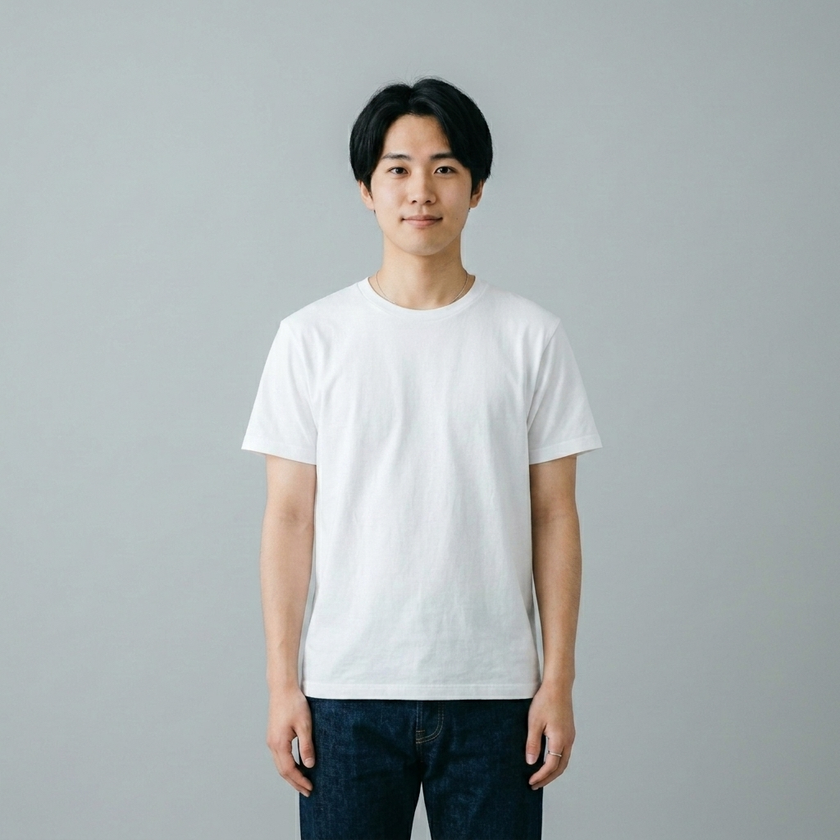
#> input picture assets/model_male.png, 840 x 840 px, shrunk from 1024 x 1024 before the run; the run also reads 2 pictures not shown here
$ python recolor_models.py
#> lines starting #> are read from the running program, lines starting #| are printed output that depends on the picture
import cv2
import numpy as np

def recolor_shirt(img_path, mask_path, out_path, tint_factor=0.15):
#> called with img_path = 'assets/model_male.png', mask_path = 'assets/mask_model_male.png', out_path = 'assets/model_male_black.png', tint_factor = 0.15
    img = cv2.imread(img_path)
#> img is the input picture: shape (840, 840, 3); mean B, G, R 177.2, 176.8, 170.8
    mask = cv2.imread(mask_path, cv2.IMREAD_UNCHANGED)

    if img is None or mask is None:
        print(f"Error loading {img_path} or {mask_path}")
        return

    # The mask might have an alpha channel or be a single channel grayscale
    if len(mask.shape) == 3 and mask.shape[2] == 4:
        mask_alpha = mask[:, :, 3] / 255.0
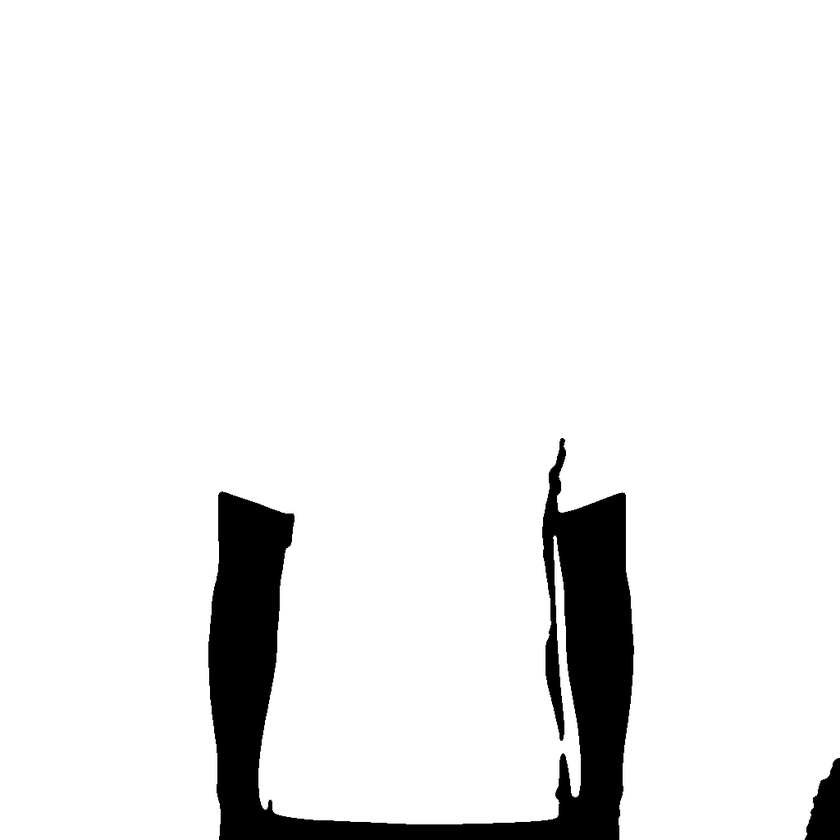
#> mask_alpha: shape (840, 840) float64; min 0, max 1, mean 0.928
    elif len(mask.shape) == 3:
        mask_alpha = mask[:, :, 0] / 255.0
    else:
        mask_alpha = mask / 255.0

    # Create the dark version of the image
    # To keep shadows realistic, we multiply by the tint factor
    dark_img = img.astype(np.float32) * tint_factor

    # Blend using the mask
    mask_alpha_3d = np.stack([mask_alpha]*3, axis=2)

    result = img.astype(np.float32) * (1 - mask_alpha_3d) + dark_img * mask_alpha_3d
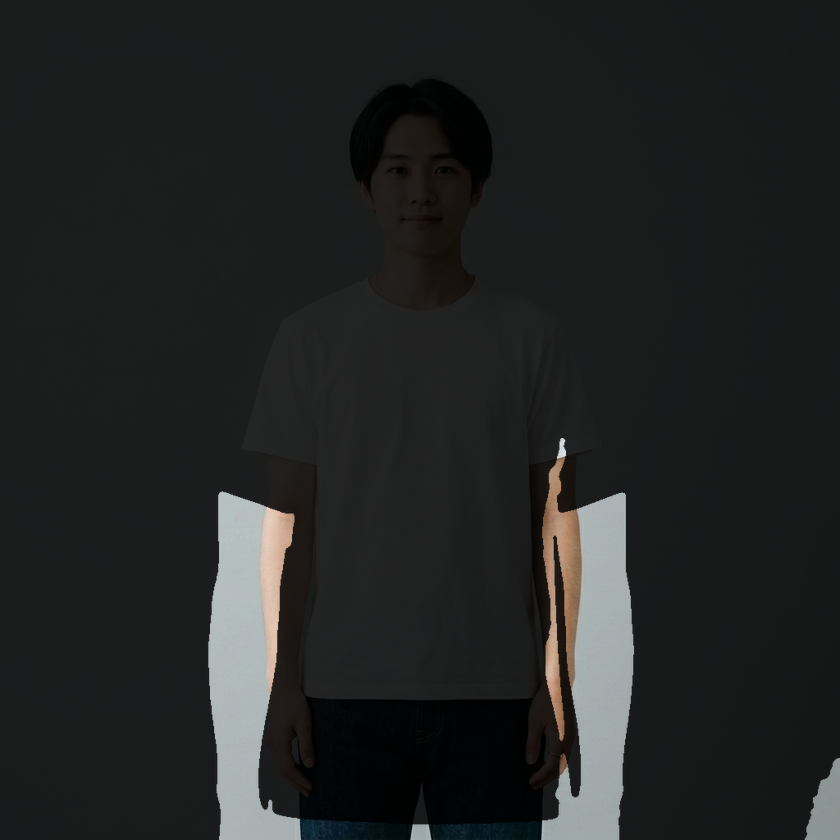
#> result: shape (840, 840, 3) float64; mean B, G, R 36.3, 36.4, 35.4

    cv2.imwrite(out_path, result.astype(np.uint8))
    print(f"Saved {out_path}")

recolor_shirt('assets/model_male.png', 'assets/mask_model_male.png', 'assets/model_male_black.png')
recolor_shirt('assets/model_female.png', 'assets/mask_model_female.png', 'assets/model_female_black.png')
#> call 2 of recolor_shirt, with img_path = 'assets/model_female.png', mask_path = 'assets/mask_model_female.png', out_path = 'assets/model_female_black.png', tint_factor = 0.15
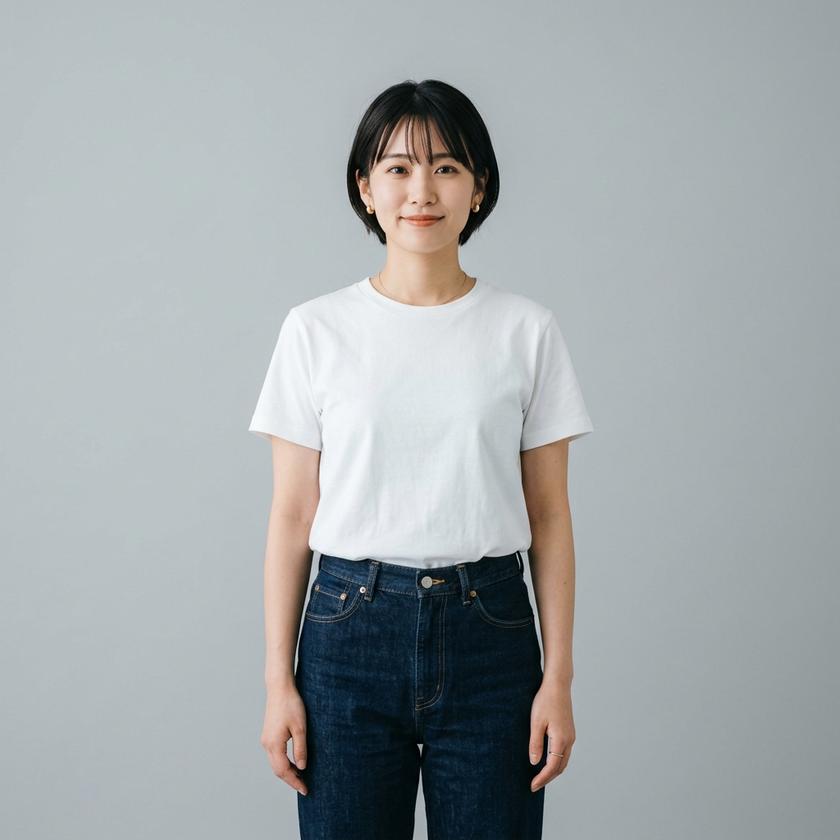
#> input picture assets/model_female.png, 840 x 840 px, shrunk from 1024 x 1024 before the run
#> in recolor_shirt, img is the input picture: shape (840, 840, 3); mean B, G, R 170.3, 168.4, 162.1
#> in recolor_shirt (call 2), `mask_alpha = mask[:, :, 3] / 255.0`:
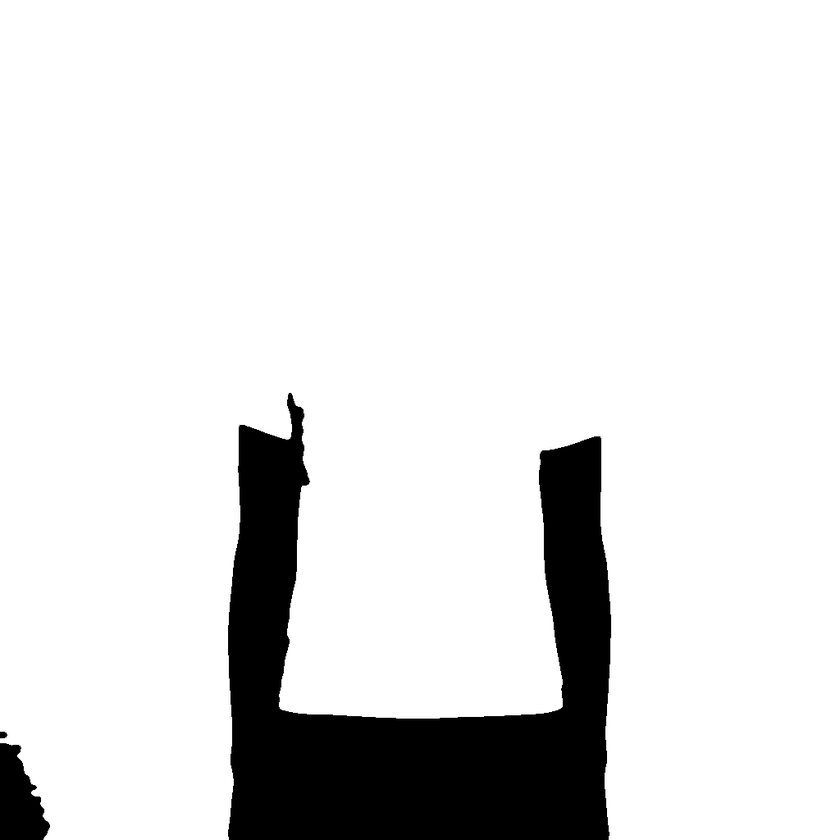
#> mask_alpha: shape (840, 840) float64; min 0, max 1, mean 0.883
#> in recolor_shirt (call 2), `result = img.astype(np.float32) * (1 - mask_alpha_3d) + dark_img * mas..`:
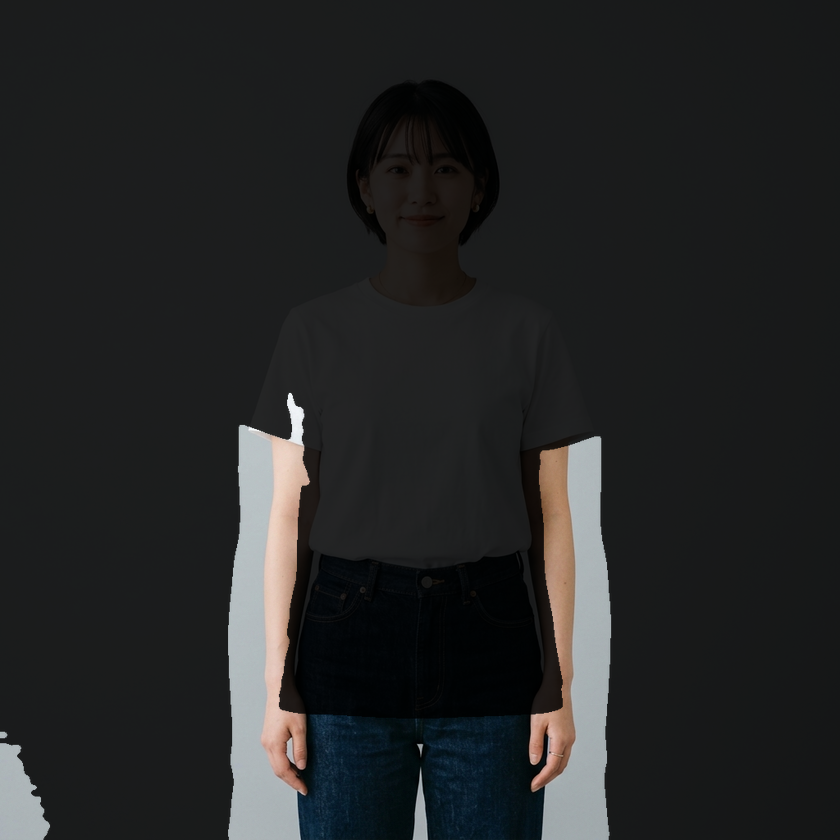
#> result: shape (840, 840, 3) float64; mean B, G, R 37.6, 37.3, 36.3
